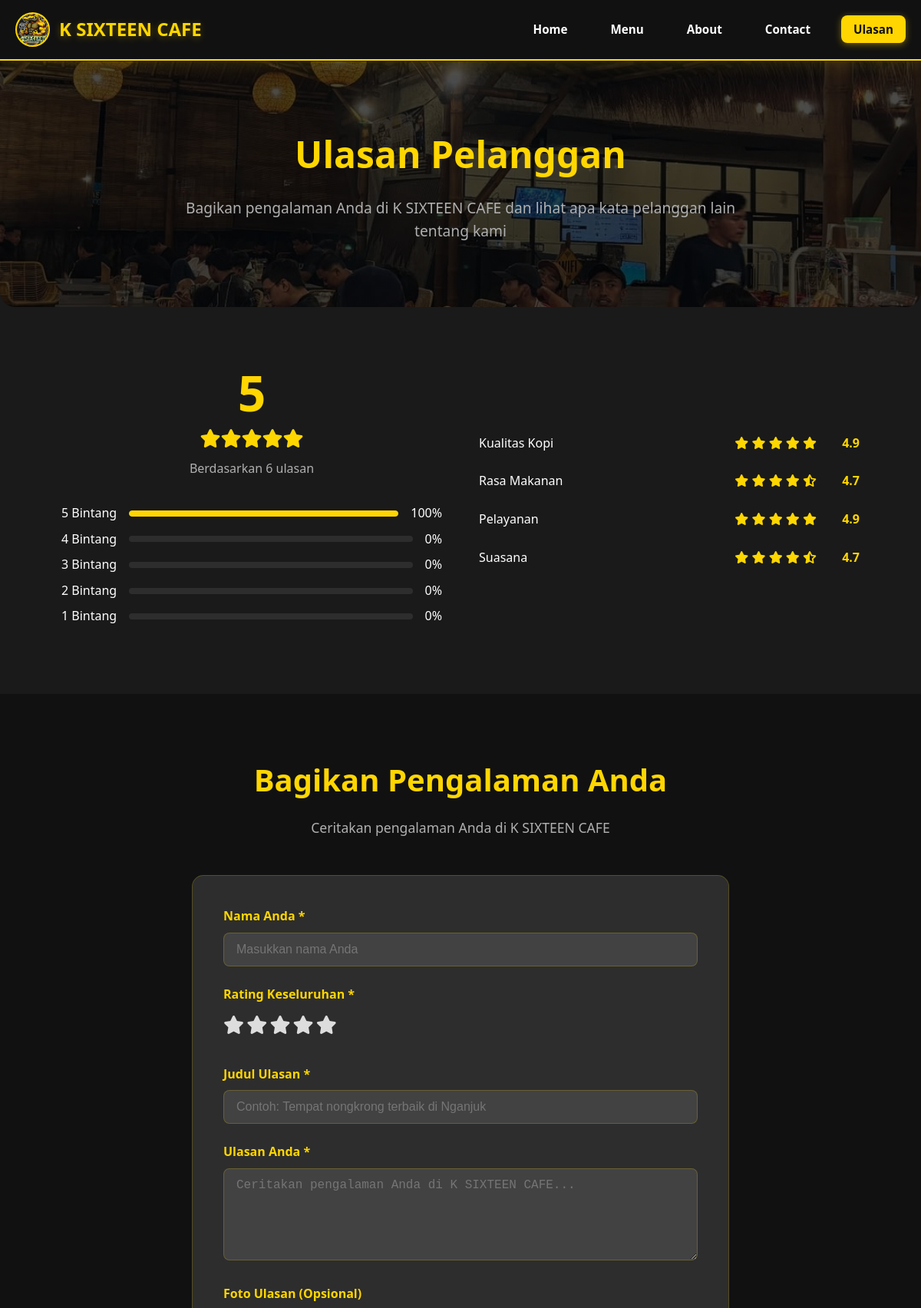
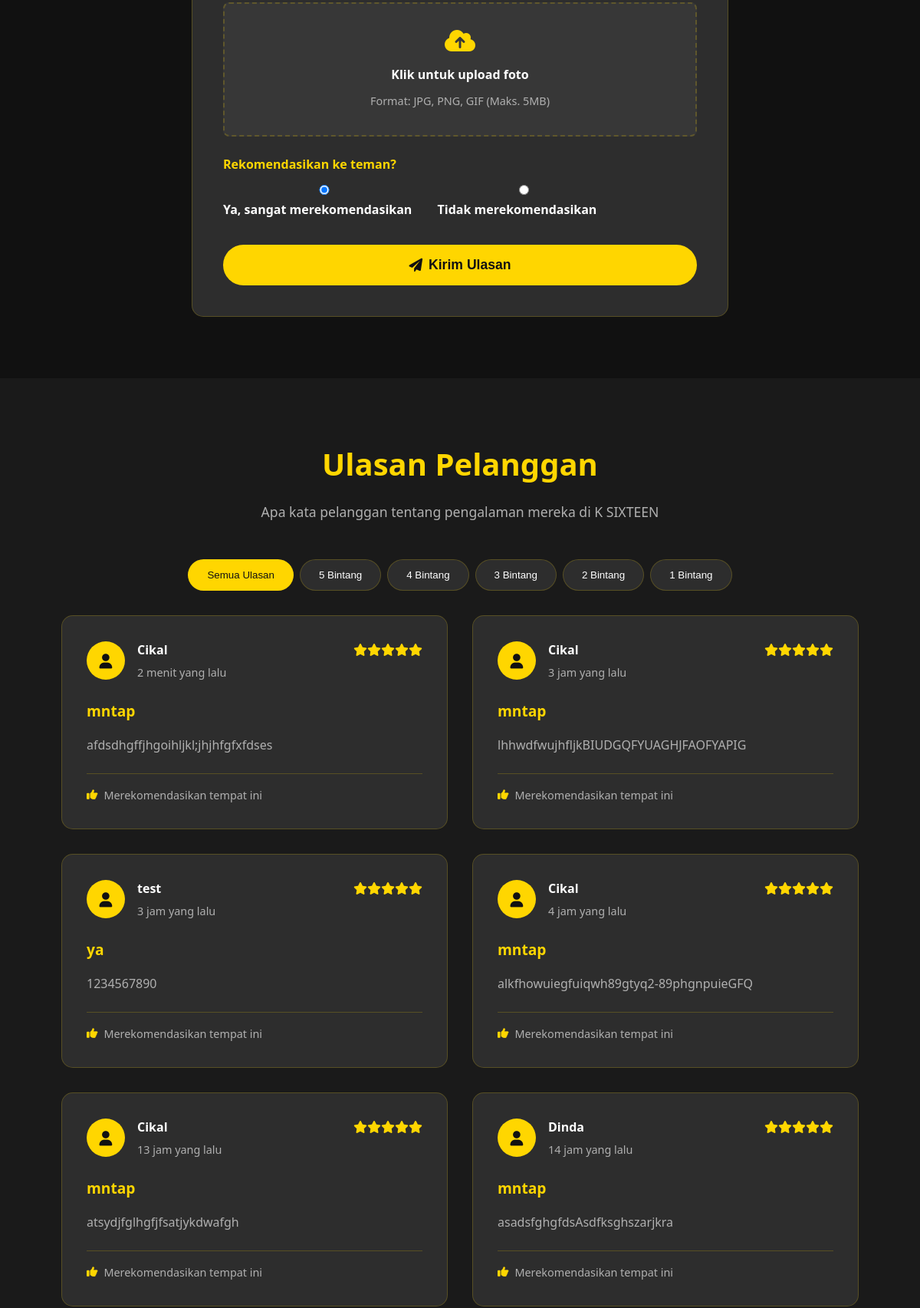
/Ulasan.php (upper part), run on the app's committed database (2 pictures, top to bottom).
### tables this page shows
CREATE TABLE `ulasan` (
  `ID_Ulasan` int(11) NOT NULL,
  `Nama_Pelanggan` varchar(100) NOT NULL,
  `ID_Pelanggan` int(11) DEFAULT NULL,
  `ID_Produk` int(11) DEFAULT NULL,
  `Rating` int(11) NOT NULL CHECK (`Rating` between 1 and 5),
  `Judul_Ulasan` varchar(200) NOT NULL,
  `Isi_Ulasan` text NOT NULL,
  `Rekomendasi` enum('yes','no') NOT NULL,
  `Tanggal_Ulasan` datetime DEFAULT current_timestamp(),
  `Status` enum('pending','approved','rejected') DEFAULT 'pending'
);

### Ulasan.php (the view, shortened to what the rows shown need)
<?php
$configs = [
    ['localhost', 'umkmk16', 'root', '']
];
$pdo = null;
$reviews_from_db = [];
foreach ($configs as $config) {
    list($host, $dbname, $username, $password) = $config;
    try {
        $pdo = new PDO("mysql:host=$host;dbname=$dbname", $username, $password);
        $pdo->setAttribute(PDO::ATTR_ERRMODE, PDO::ERRMODE_EXCEPTION);
        break;
    } catch(PDOException $e) {
        continue;
    }
}
if ($pdo) {
    try {
        $tableExists = $pdo->query("SHOW TABLES LIKE 'ulasan'")->rowCount() > 0;
        if (!$tableExists) {
            $pdo->exec("
                CREATE TABLE ulasan (
                    ID_Ulasan INT AUTO_INCREMENT PRIMARY KEY,
                    Nama_Pelanggan VARCHAR(100) NOT NULL DEFAULT 'Pelanggan',
                    Rating INT NOT NULL,
                    Judul_Ulasan VARCHAR(200) NOT NULL,
                    Isi_Ulasan TEXT NOT NULL,
                    Rekomendasi ENUM('yes', 'no') NOT NULL DEFAULT 'yes',
                    Foto_Ulasan VARCHAR(255) NULL,
                    Tanggal_Ulasan DATETIME DEFAULT CURRENT_TIMESTAMP,
                    Status ENUM('pending', 'approved', 'rejected') DEFAULT 'approved'
                ) ENGINE=InnoDB DEFAULT CHARSET=utf8mb4
            ");
            $sampleReviews = [
                [5, 'Budi Santoso', 'Tempat nongkrong favorit!', 'K SIXTEEN CAFE benar-benar menjadi tempat favorit saya untuk nongkrong. Kopinya enak, makanannya lezat, dan suasana nyaman. Staffnya juga ramah-ramah. Sangat recommended!', 'yes', NULL],
                [5, 'Sari Dewi', 'Pelayanan luar biasa', 'Saya sering datang ke sini untuk meeting atau sekedar mengerjakan tugas. WiFi-nya cepat, tempatnya nyaman, dan yang paling penting kopinya selalu konsisten enaknya.', 'yes', NULL],
                [4, 'Ahmad Rizki', 'Kopi dan makanan enak', 'Kopi susu di sini memang juara. Rasa kopinya kuat tapi tidak pahit. Makanannya juga enak, terutama ayam penyetnya.', 'yes', NULL],
                [5, 'Diana Putri', 'Buka 24 jam, sangat membantu', 'Sebagai mahasiswa yang sering begadang, keberadaan K SIXTEEN yang buka 24 jam sangat membantu. Bisa nugas sampai pagi dengan ditemani kopi dan snack yang enak.', 'yes', NULL]
            ];
            $stmt = $pdo->prepare("INSERT INTO ulasan (Rating, Nama_Pelanggan, Judul_Ulasan, Isi_Ulasan, Rekomendasi, Foto_Ulasan) VALUES (?, ?, ?, ?, ?, ?)");
            foreach ($sampleReviews as $review) {
                $stmt->execute($review);
            }
        } else {
            $columnCheck = $pdo->query("SHOW COLUMNS FROM ulasan LIKE 'Foto_Ulasan'")->fetch();
            if (!$columnCheck) {
                $pdo->exec("ALTER TABLE ulasan ADD COLUMN Foto_Ulasan VARCHAR(255) NULL AFTER Rekomendasi");
            }
        }
        $stmt = $pdo->query("
            SELECT * FROM ulasan
            WHERE Status = 'approved'
            ORDER BY Tanggal_Ulasan DESC
            LIMIT 12
        ");
        $reviews_from_db = $stmt->fetchAll(PDO::FETCH_ASSOC);
    } catch (Exception $e) {
        error_log("Error loading review data: " . $e->getMessage());
    }
}
function time_elapsed_string($datetime, $full = false) {
    try {
        $now = new DateTime;
        $ago = new DateTime($datetime);
        $diff = $now->diff($ago);
        $weeks = floor($diff->d / 7);
        $days = $diff->d - ($weeks * 7);
        $units = array(
            'y' => 'tahun',
            'm' => 'bulan',
            'w' => 'minggu',
            'd' => 'hari',
            'h' => 'jam',
            'i' => 'menit',
            's' => 'detik',
        );
        $diffValues = array(
            'y' => $diff->y,
            'm' => $diff->m,
            'w' => $weeks,
            'd' => $days,
            'h' => $diff->h,
            'i' => $diff->i,
            's' => $diff->s,
        );
        $string = array();
        foreach ($units as $k => $name) {
            if (!empty($diffValues[$k])) {
                $string[$k] = $diffValues[$k] . ' ' . $name;
            }
        }
        if (!$full) $string = array_slice($string, 0, 1);
        return $string ? implode(', ', $string) . ' yang lalu' : 'baru saja';
    } catch (Exception $e) {
        return 'baru saja';
    }
}
?>
<!DOCTYPE html>
<html lang="id">
<head>
  <link href="assets/css/style.css" rel="stylesheet">
  <link href="https://cdnjs.cloudflare.com/ajax/libs/font-awesome/6.0.0/css/all.min.css" rel="stylesheet">
</head>
<body>
  <section class="reviews-hero">
    <div class="container">
      <div class="reviews-hero-content">
        <h1>Ulasan Pelanggan</h1>
      </div>
    </div>
  </section>
  <section class="add-review-section">
    <div class="container">
      <div class="form-container">
        <h2 class="section-title">Bagikan Pengalaman Anda</h2>
      </div>
    </div>
  </section>
  <section class="reviews-list-section">
    <div class="container">
      <h2 class="section-title">Ulasan Pelanggan</h2>
      <div class="reviews-grid" id="reviewsGrid">
        <?php if (!empty($reviews_from_db)): ?>
          <?php foreach ($reviews_from_db as $review): ?>
            <div class="review-card" data-rating="<?php echo $review['Rating']; ?>">
              <div class="review-header">
                <div class="reviewer-info">
                  <div class="reviewer-avatar">
                    <i class="fas fa-user"></i>
                  </div>
                  <div class="reviewer-details">
                    <h4 class="reviewer-name"><?php echo htmlspecialchars($review['Nama_Pelanggan']); ?></h4>
                    <div class="review-date"><?php echo time_elapsed_string($review['Tanggal_Ulasan']); ?></div>
                  </div>
                </div>
                <div class="review-rating">
                  <?php
                  for ($i = 1; $i <= 5; $i++) {
                      echo $i <= $review['Rating'] ? '<i class="fas fa-star"></i>' : '<i class="far fa-star"></i>';
                  }
                  ?>
                </div>
              </div>
              <div class="review-content">
                <h3 class="review-title"><?php echo htmlspecialchars($review['Judul_Ulasan']); ?></h3>
                <p class="review-text"><?php echo nl2br(htmlspecialchars($review['Isi_Ulasan'])); ?></p>
              </div>
              <div class="review-footer">
                <div class="recommendation">
                  <?php if ($review['Rekomendasi'] === 'yes'): ?>
                    <i class="fas fa-thumbs-up"></i> Merekomendasikan tempat ini
                  <?php else: ?>
                    <i class="fas fa-thumbs-down"></i> Tidak merekomendasikan
                  <?php endif; ?>
                </div>
              </div>
            </div>
          <?php endforeach; ?>
        <?php endif; ?>
      </div>
    </div>
  </section>
</body>
</html>

### data on the page
ulasan: Nama_Pelanggan "Cikal", Tanggal_Ulasan "2 menit yang lalu", Rating 5 (drawn), Judul_Ulasan "mntap", Isi_Ulasan "afdsdhgffjhgoihljkl;jhjhfgfxfdses", Rekomendasi "yes" (drawn)
ulasan: Nama_Pelanggan "Cikal", Tanggal_Ulasan "3 jam yang lalu", Rating 5 (drawn), Judul_Ulasan "mntap", Isi_Ulasan "lhhwdfwujhfljkBIUDGQFYUAGHJFAOFYAPIG", Rekomendasi "yes" (drawn)
ulasan: Nama_Pelanggan "test", Tanggal_Ulasan "3 jam yang lalu", Rating 5 (drawn), Judul_Ulasan "ya", Isi_Ulasan "1234567890", Rekomendasi "yes" (drawn)
ulasan: Nama_Pelanggan "Cikal", Tanggal_Ulasan "4 jam yang lalu", Rating 5 (drawn), Judul_Ulasan "mntap", Isi_Ulasan "alkfhowuiegfuiqwh89gtyq2-89phgnpuieGFQ", Rekomendasi "yes" (drawn)
ulasan: Nama_Pelanggan "Cikal", Tanggal_Ulasan "13 jam yang lalu", Rating 5 (drawn), Judul_Ulasan "mntap", Isi_Ulasan "atsydjfglhgfjfsatjykdwafgh", Rekomendasi "yes" (drawn)
ulasan: Nama_Pelanggan "Dinda", Tanggal_Ulasan "14 jam yang lalu", Rating 5 (drawn), Judul_Ulasan "mntap", Isi_Ulasan "asadsfghgfdsAsdfksghszarjkra", Rekomendasi "yes" (drawn)

### other printed values
$stats['average_rating'] "5"
$stats['total_reviews'] "6"
$stats['rating_5_percent'] "100"
$stats['rating_4_percent'] "0"
$stats['rating_3_percent'] "0"
$stats['rating_2_percent'] "0"
$stats['rating_1_percent'] "0"
